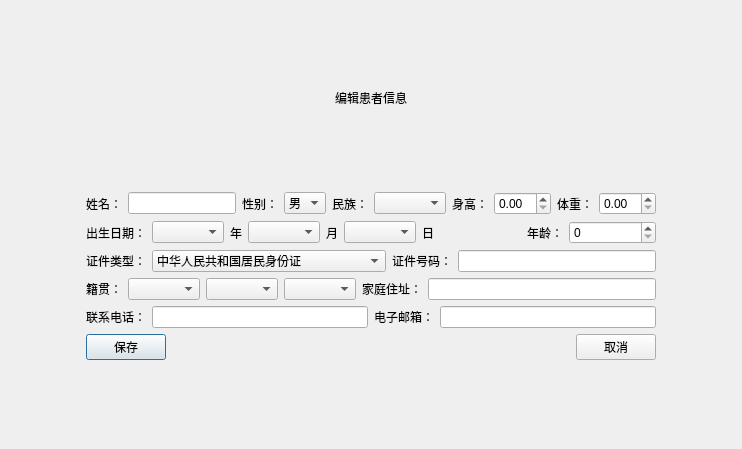
<?xml version="1.0" encoding="UTF-8"?>
<ui version="4.0">
 <class>PatientEditView</class>
 <widget class="QDialog" name="PatientEditView">
  <property name="geometry">
   <rect>
    <x>0</x>
    <y>0</y>
    <width>742</width>
    <height>449</height>
   </rect>
  </property>
  <property name="windowTitle">
   <string>医疗信息管理系统</string>
  </property>
  <layout class="QGridLayout" name="gridLayout">
   <item row="0" column="1">
    <spacer name="verticalSpacer">
     <property name="orientation">
      <enum>Qt::Orientation::Vertical</enum>
     </property>
     <property name="sizeHint" stdset="0">
      <size>
       <width>20</width>
       <height>56</height>
      </size>
     </property>
    </spacer>
   </item>
   <item row="1" column="1">
    <widget class="QLabel" name="label_32">
     <property name="sizePolicy">
      <sizepolicy hsizetype="Preferred" vsizetype="Preferred">
       <horstretch>0</horstretch>
       <verstretch>0</verstretch>
      </sizepolicy>
     </property>
     <property name="layoutDirection">
      <enum>Qt::LayoutDirection::LeftToRight</enum>
     </property>
     <property name="text">
      <string>编辑患者信息</string>
     </property>
     <property name="alignment">
      <set>Qt::AlignmentFlag::AlignCenter</set>
     </property>
    </widget>
   </item>
   <item row="2" column="1">
    <spacer name="verticalSpacer_3">
     <property name="orientation">
      <enum>Qt::Orientation::Vertical</enum>
     </property>
     <property name="sizeHint" stdset="0">
      <size>
       <width>20</width>
       <height>57</height>
      </size>
     </property>
    </spacer>
   </item>
   <item row="3" column="0">
    <spacer name="horizontalSpacer_9">
     <property name="orientation">
      <enum>Qt::Orientation::Horizontal</enum>
     </property>
     <property name="sizeHint" stdset="0">
      <size>
       <width>24</width>
       <height>20</height>
      </size>
     </property>
    </spacer>
   </item>
   <item row="3" column="1">
    <layout class="QVBoxLayout" name="verticalLayout">
     <item>
      <layout class="QHBoxLayout" name="horizontalLayout">
       <item>
        <widget class="QLabel" name="label">
         <property name="text">
          <string>姓名：</string>
         </property>
        </widget>
       </item>
       <item>
        <widget class="QLineEdit" name="PatientName"/>
       </item>
       <item>
        <widget class="QLabel" name="label_2">
         <property name="text">
          <string>性别：</string>
         </property>
        </widget>
       </item>
       <item>
        <widget class="QComboBox" name="comboBoxSex">
         <item>
          <property name="text">
           <string>男</string>
          </property>
         </item>
         <item>
          <property name="text">
           <string>女</string>
          </property>
         </item>
        </widget>
       </item>
       <item>
        <widget class="QLabel" name="label_25">
         <property name="text">
          <string>民族：</string>
         </property>
        </widget>
       </item>
       <item>
        <widget class="QComboBox" name="Ration"/>
       </item>
       <item>
        <widget class="QLabel" name="label_4">
         <property name="sizePolicy">
          <sizepolicy hsizetype="Fixed" vsizetype="Preferred">
           <horstretch>0</horstretch>
           <verstretch>0</verstretch>
          </sizepolicy>
         </property>
         <property name="text">
          <string>身高：</string>
         </property>
        </widget>
       </item>
       <item>
        <widget class="QDoubleSpinBox" name="Height"/>
       </item>
       <item>
        <widget class="QLabel" name="label_5">
         <property name="sizePolicy">
          <sizepolicy hsizetype="Fixed" vsizetype="Preferred">
           <horstretch>0</horstretch>
           <verstretch>0</verstretch>
          </sizepolicy>
         </property>
         <property name="text">
          <string>体重：</string>
         </property>
        </widget>
       </item>
       <item>
        <widget class="QDoubleSpinBox" name="Weight"/>
       </item>
      </layout>
     </item>
     <item>
      <layout class="QHBoxLayout" name="horizontalLayout_2">
       <item>
        <widget class="QLabel" name="label_6">
         <property name="sizePolicy">
          <sizepolicy hsizetype="Fixed" vsizetype="Preferred">
           <horstretch>0</horstretch>
           <verstretch>0</verstretch>
          </sizepolicy>
         </property>
         <property name="text">
          <string>出生日期：</string>
         </property>
        </widget>
       </item>
       <item>
        <widget class="QComboBox" name="comboBox_2">
         <property name="sizePolicy">
          <sizepolicy hsizetype="Fixed" vsizetype="Fixed">
           <horstretch>0</horstretch>
           <verstretch>0</verstretch>
          </sizepolicy>
         </property>
        </widget>
       </item>
       <item>
        <widget class="QLabel" name="label_7">
         <property name="sizePolicy">
          <sizepolicy hsizetype="Fixed" vsizetype="Preferred">
           <horstretch>0</horstretch>
           <verstretch>0</verstretch>
          </sizepolicy>
         </property>
         <property name="text">
          <string>年</string>
         </property>
        </widget>
       </item>
       <item>
        <widget class="QComboBox" name="comboBox_3">
         <property name="sizePolicy">
          <sizepolicy hsizetype="Fixed" vsizetype="Fixed">
           <horstretch>0</horstretch>
           <verstretch>0</verstretch>
          </sizepolicy>
         </property>
        </widget>
       </item>
       <item>
        <widget class="QLabel" name="label_8">
         <property name="sizePolicy">
          <sizepolicy hsizetype="Fixed" vsizetype="Preferred">
           <horstretch>0</horstretch>
           <verstretch>0</verstretch>
          </sizepolicy>
         </property>
         <property name="text">
          <string>月</string>
         </property>
        </widget>
       </item>
       <item>
        <widget class="QComboBox" name="comboBox_4">
         <property name="sizePolicy">
          <sizepolicy hsizetype="Fixed" vsizetype="Fixed">
           <horstretch>0</horstretch>
           <verstretch>0</verstretch>
          </sizepolicy>
         </property>
        </widget>
       </item>
       <item>
        <widget class="QLabel" name="label_9">
         <property name="sizePolicy">
          <sizepolicy hsizetype="Fixed" vsizetype="Preferred">
           <horstretch>0</horstretch>
           <verstretch>0</verstretch>
          </sizepolicy>
         </property>
         <property name="text">
          <string>日</string>
         </property>
        </widget>
       </item>
       <item>
        <spacer name="horizontalSpacer">
         <property name="orientation">
          <enum>Qt::Orientation::Horizontal</enum>
         </property>
         <property name="sizeHint" stdset="0">
          <size>
           <width>40</width>
           <height>20</height>
          </size>
         </property>
        </spacer>
       </item>
       <item>
        <widget class="QLabel" name="label_3">
         <property name="sizePolicy">
          <sizepolicy hsizetype="Fixed" vsizetype="Preferred">
           <horstretch>0</horstretch>
           <verstretch>0</verstretch>
          </sizepolicy>
         </property>
         <property name="text">
          <string>年龄：</string>
         </property>
        </widget>
       </item>
       <item>
        <widget class="QSpinBox" name="Age">
         <property name="sizePolicy">
          <sizepolicy hsizetype="Expanding" vsizetype="Fixed">
           <horstretch>0</horstretch>
           <verstretch>0</verstretch>
          </sizepolicy>
         </property>
        </widget>
       </item>
      </layout>
     </item>
     <item>
      <layout class="QHBoxLayout" name="horizontalLayout_3">
       <item>
        <widget class="QLabel" name="label_14">
         <property name="text">
          <string>证件类型：</string>
         </property>
        </widget>
       </item>
       <item>
        <widget class="QComboBox" name="comboBox_5">
         <item>
          <property name="text">
           <string>中华人民共和国居民身份证</string>
          </property>
         </item>
         <item>
          <property name="text">
           <string>台湾居民来往大陆通行证</string>
          </property>
         </item>
         <item>
          <property name="text">
           <string>港澳居民来往内地通行证</string>
          </property>
         </item>
         <item>
          <property name="text">
           <string>护照</string>
          </property>
         </item>
         <item>
          <property name="text">
           <string>香港身份证</string>
          </property>
         </item>
         <item>
          <property name="text">
           <string>澳门身份证</string>
          </property>
         </item>
         <item>
          <property name="text">
           <string>中华人民共和国外国人永久居留身份证</string>
          </property>
         </item>
         <item>
          <property name="text">
           <string>港澳居民居住证</string>
          </property>
         </item>
         <item>
          <property name="text">
           <string>台湾居民居住证</string>
          </property>
         </item>
        </widget>
       </item>
       <item>
        <widget class="QLabel" name="label_15">
         <property name="text">
          <string>证件号码：</string>
         </property>
        </widget>
       </item>
       <item>
        <widget class="QLineEdit" name="lineEdit_6"/>
       </item>
      </layout>
     </item>
     <item>
      <layout class="QHBoxLayout" name="horizontalLayout_4">
       <item>
        <widget class="QLabel" name="label_20">
         <property name="text">
          <string>籍贯：</string>
         </property>
        </widget>
       </item>
       <item>
        <widget class="QComboBox" name="comboBox_8"/>
       </item>
       <item>
        <widget class="QComboBox" name="comboBox_9"/>
       </item>
       <item>
        <widget class="QComboBox" name="comboBox_10"/>
       </item>
       <item>
        <widget class="QLabel" name="label_11">
         <property name="text">
          <string>家庭住址：</string>
         </property>
        </widget>
       </item>
       <item>
        <widget class="QLineEdit" name="Place"/>
       </item>
      </layout>
     </item>
     <item>
      <layout class="QHBoxLayout" name="horizontalLayout_5">
       <item>
        <widget class="QLabel" name="label_10">
         <property name="text">
          <string>联系电话：</string>
         </property>
        </widget>
       </item>
       <item>
        <widget class="QLineEdit" name="Phone"/>
       </item>
       <item>
        <widget class="QLabel" name="label_16">
         <property name="text">
          <string>电子邮箱：</string>
         </property>
        </widget>
       </item>
       <item>
        <widget class="QLineEdit" name="lineEdit_7"/>
       </item>
      </layout>
     </item>
     <item>
      <layout class="QHBoxLayout" name="horizontalLayout_6">
       <item>
        <widget class="QPushButton" name="btSavePatientMessage">
         <property name="text">
          <string>保存</string>
         </property>
        </widget>
       </item>
       <item>
        <spacer name="horizontalSpacer_2">
         <property name="orientation">
          <enum>Qt::Orientation::Horizontal</enum>
         </property>
         <property name="sizeHint" stdset="0">
          <size>
           <width>13</width>
           <height>17</height>
          </size>
         </property>
        </spacer>
       </item>
       <item>
        <widget class="QPushButton" name="btCancelPatientMessage">
         <property name="text">
          <string>取消</string>
         </property>
        </widget>
       </item>
      </layout>
     </item>
    </layout>
   </item>
   <item row="3" column="2">
    <spacer name="horizontalSpacer_10">
     <property name="orientation">
      <enum>Qt::Orientation::Horizontal</enum>
     </property>
     <property name="sizeHint" stdset="0">
      <size>
       <width>24</width>
       <height>20</height>
      </size>
     </property>
    </spacer>
   </item>
   <item row="4" column="1">
    <spacer name="verticalSpacer_2">
     <property name="orientation">
      <enum>Qt::Orientation::Vertical</enum>
     </property>
     <property name="sizeHint" stdset="0">
      <size>
       <width>20</width>
       <height>56</height>
      </size>
     </property>
    </spacer>
   </item>
  </layout>
 </widget>
 <resources/>
 <connections/>
</ui>
